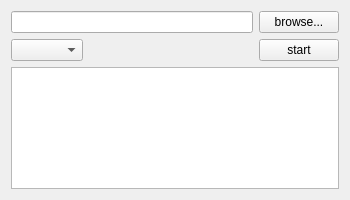
<?xml version="1.0" encoding="UTF-8"?>
<ui version="4.0">
 <class>MainWindowClass</class>
 <widget class="QWidget" name="MainWindowClass">
  <property name="geometry">
   <rect>
    <x>0</x>
    <y>0</y>
    <width>350</width>
    <height>200</height>
   </rect>
  </property>
  <property name="windowTitle">
   <string>MainWindow</string>
  </property>
  <layout class="QVBoxLayout" name="verticalLayout_2">
   <item>
    <layout class="QVBoxLayout" name="verticalLayout">
     <item>
      <layout class="QHBoxLayout" name="horizontalLayout">
       <item>
        <widget class="QLineEdit" name="le_path"/>
       </item>
       <item>
        <widget class="QPushButton" name="pb_browse">
         <property name="text">
          <string>browse...</string>
         </property>
        </widget>
       </item>
      </layout>
     </item>
     <item>
      <layout class="QHBoxLayout" name="horizontalLayout_2">
       <item>
        <widget class="QComboBox" name="cb_hash_type">
         <property name="minimumSize">
          <size>
           <width>0</width>
           <height>0</height>
          </size>
         </property>
        </widget>
       </item>
       <item>
        <spacer name="horizontalSpacer">
         <property name="orientation">
          <enum>Qt::Horizontal</enum>
         </property>
         <property name="sizeHint" stdset="0">
          <size>
           <width>40</width>
           <height>20</height>
          </size>
         </property>
        </spacer>
       </item>
       <item>
        <widget class="QPushButton" name="pb_start">
         <property name="text">
          <string>start</string>
         </property>
        </widget>
       </item>
      </layout>
     </item>
     <item>
      <widget class="QTextEdit" name="te_result">
       <property name="readOnly">
        <bool>true</bool>
       </property>
      </widget>
     </item>
    </layout>
   </item>
  </layout>
 </widget>
 <layoutdefault spacing="6" margin="11"/>
 <resources>
  <include location="mainwindow.qrc"/>
 </resources>
 <connections/>
</ui>
